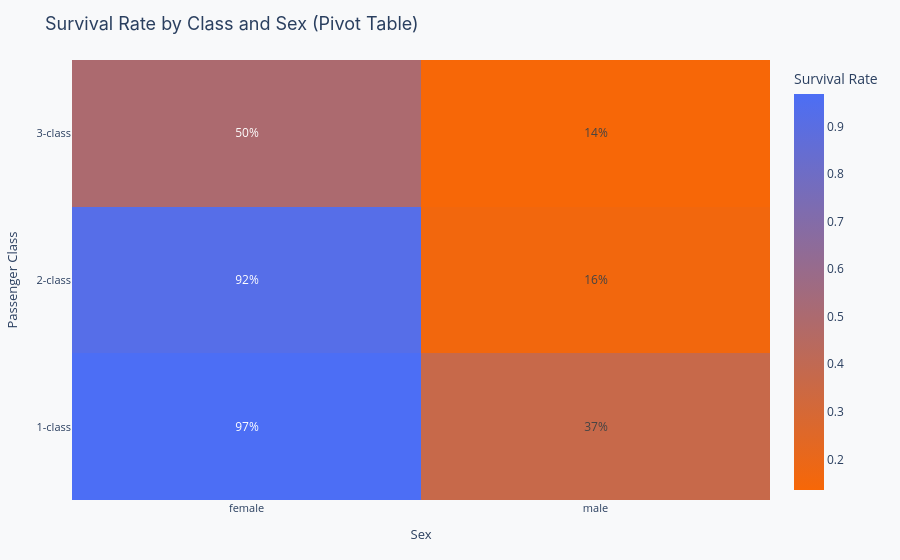

Notebook code cell kept with this figure:
### Markdown cell above
---
## Real-world example: Pivot Tables

The chart below shows survival rate broken down by both passenger class and sex — a two-dimensional groupby, which pandas calls a pivot table.

Notice:
- Women in 1st class survived at a 97% rate
- Men in 3rd class survived at a 14% rate
- The sex gap holds across all three classes, not just one

This two-variable view is far more informative than either variable alone. It is the kind of question a single `groupby()` call cannot answer directly. You would need `groupby(["pclass", "sex"])`, which produces a hierarchical index. `pivot_table()` produces the same result in a cleaner, readable 2D format.

> **Discussion question:** Looking at this pivot table, which variable appears to be the stronger predictor of survival: class or sex? What evidence supports your answer?

### Code cell
pivot = pd.pivot_table(
    titanic,
    values="survived",
    index="pclass",
    columns="sex",
    aggfunc="mean",
)

fig = go.Figure(go.Heatmap(
    z=pivot.values,
    x=pivot.columns.tolist(),
    y=[f"{p}-class" for p in pivot.index.tolist()],
    colorscale=[[0, PALETTE["secondary"]], [1, PALETTE["primary"]]],
    text=[[f"{v:.0%}" for v in row] for row in pivot.values],
    texttemplate="%{text}",
    showscale=True,
    colorbar=dict(title="Survival Rate"),
))
layout = base_layout(
    title="Survival Rate by Class and Sex (Pivot Table)",
    xaxis_title="Sex",
    yaxis_title="Passenger Class",
)
fig.update_layout(layout)
fig.show()

### Figure 1 — Plotly figure (JSON) as saved in the notebook; plotly's stock layout.template omitted (floating-point values rounded to 4 significant figures)
{"data": [{"colorbar": {"title": {"text": "Survival Rate"}}, "colorscale": [[0, "#F76707"], [1, "#4C6EF5"]], "showscale": true, "text": [["97%", "37%"], ["92%", "16%"], ["50%", "14%"]], "texttemplate": "%{text}", "type": "heatmap", "x": ["female", "male"], "y": ["1-class", "2-class", "3-class"], "z": [[0.9681, 0.3689], [0.9211, 0.1574], [0.5, 0.1354]]}], "layout": {"legend": {"font": {"size": 12}}, "margin": {"b": 60, "l": 60, "r": 30, "t": 60}, "paper_bgcolor": "#F8F9FA", "plot_bgcolor": "#FFFFFF", "title": {"font": {"family": "Inter, Arial, sans-serif", "size": 18}, "text": "Survival Rate by Class and Sex (Pivot Table)"}, "xaxis": {"gridcolor": "#DEE2E6", "tickfont": {"size": 11}, "title": {"font": {"size": 13}, "text": "Sex"}}, "yaxis": {"gridcolor": "#DEE2E6", "tickfont": {"size": 11}, "title": {"font": {"size": 13}, "text": "Passenger Class"}}}}
